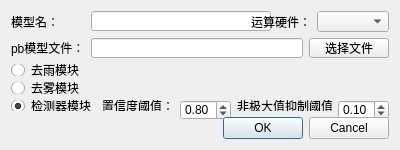
<?xml version="1.0" encoding="UTF-8"?>
<ui version="4.0">
 <class>DetectorAddClass</class>
 <widget class="QDialog" name="DetectorAddClass">
  <property name="geometry">
   <rect>
    <x>0</x>
    <y>0</y>
    <width>400</width>
    <height>150</height>
   </rect>
  </property>
  <property name="minimumSize">
   <size>
    <width>400</width>
    <height>150</height>
   </size>
  </property>
  <property name="maximumSize">
   <size>
    <width>400</width>
    <height>150</height>
   </size>
  </property>
  <property name="windowTitle">
   <string>添加检测器</string>
  </property>
  <property name="modal">
   <bool>true</bool>
  </property>
  <layout class="QVBoxLayout" name="verticalLayout">
   <item>
    <layout class="QHBoxLayout" name="horizontalLayout_4">
     <item>
      <layout class="QVBoxLayout" name="verticalLayout_2">
       <item>
        <widget class="QLabel" name="label_2">
         <property name="sizePolicy">
          <sizepolicy hsizetype="Preferred" vsizetype="Preferred">
           <horstretch>0</horstretch>
           <verstretch>0</verstretch>
          </sizepolicy>
         </property>
         <property name="text">
          <string>模型名：</string>
         </property>
        </widget>
       </item>
       <item>
        <widget class="QLabel" name="label">
         <property name="sizePolicy">
          <sizepolicy hsizetype="Preferred" vsizetype="Preferred">
           <horstretch>0</horstretch>
           <verstretch>0</verstretch>
          </sizepolicy>
         </property>
         <property name="text">
          <string>pb模型文件：</string>
         </property>
        </widget>
       </item>
      </layout>
     </item>
     <item>
      <layout class="QVBoxLayout" name="verticalLayout_3">
       <item>
        <layout class="QHBoxLayout" name="horizontalLayout_3">
         <item>
          <widget class="QLineEdit" name="le_name">
           <property name="sizePolicy">
            <sizepolicy hsizetype="Expanding" vsizetype="Preferred">
             <horstretch>0</horstretch>
             <verstretch>0</verstretch>
            </sizepolicy>
           </property>
           <property name="minimumSize">
            <size>
             <width>180</width>
             <height>20</height>
            </size>
           </property>
           <property name="maximumSize">
            <size>
             <width>180</width>
             <height>20</height>
            </size>
           </property>
          </widget>
         </item>
         <item>
          <widget class="QLabel" name="label_5">
           <property name="maximumSize">
            <size>
             <width>67</width>
             <height>16777215</height>
            </size>
           </property>
           <property name="text">
            <string>运算硬件：</string>
           </property>
           <property name="textFormat">
            <enum>Qt::AutoText</enum>
           </property>
           <property name="alignment">
            <set>Qt::AlignLeading|Qt::AlignLeft|Qt::AlignVCenter</set>
           </property>
          </widget>
         </item>
         <item>
          <widget class="QComboBox" name="le_device">
           <property name="maxVisibleItems">
            <number>30</number>
           </property>
           <property name="iconSize">
            <size>
             <width>12</width>
             <height>12</height>
            </size>
           </property>
           <property name="duplicatesEnabled">
            <bool>false</bool>
           </property>
           <property name="frame">
            <bool>true</bool>
           </property>
          </widget>
         </item>
        </layout>
       </item>
       <item>
        <layout class="QHBoxLayout" name="horizontalLayout_2">
         <item>
          <widget class="QLineEdit" name="le_pbPath">
           <property name="sizePolicy">
            <sizepolicy hsizetype="Expanding" vsizetype="Preferred">
             <horstretch>0</horstretch>
             <verstretch>0</verstretch>
            </sizepolicy>
           </property>
           <property name="maximumSize">
            <size>
             <width>16777215</width>
             <height>20</height>
            </size>
           </property>
          </widget>
         </item>
         <item>
          <widget class="QPushButton" name="pb_select">
           <property name="sizePolicy">
            <sizepolicy hsizetype="Minimum" vsizetype="Minimum">
             <horstretch>0</horstretch>
             <verstretch>0</verstretch>
            </sizepolicy>
           </property>
           <property name="maximumSize">
            <size>
             <width>16777215</width>
             <height>20</height>
            </size>
           </property>
           <property name="text">
            <string>选择文件</string>
           </property>
          </widget>
         </item>
        </layout>
       </item>
       <item>
        <layout class="QHBoxLayout" name="horizontalLayout"/>
       </item>
      </layout>
     </item>
    </layout>
   </item>
   <item>
    <layout class="QVBoxLayout" name="verticalLayout_4">
     <item>
      <widget class="QRadioButton" name="radioButton">
       <property name="text">
        <string>去雨模块</string>
       </property>
      </widget>
     </item>
     <item>
      <widget class="QRadioButton" name="dehaze_select">
       <property name="text">
        <string>去雾模块</string>
       </property>
       <property name="checked">
        <bool>false</bool>
       </property>
      </widget>
     </item>
     <item>
      <layout class="QHBoxLayout" name="horizontalLayout_5">
       <item>
        <widget class="QRadioButton" name="detector_select">
         <property name="text">
          <string>检测器模块</string>
         </property>
         <property name="checked">
          <bool>true</bool>
         </property>
        </widget>
       </item>
       <item>
        <widget class="QLabel" name="label_3">
         <property name="sizePolicy">
          <sizepolicy hsizetype="Preferred" vsizetype="Preferred">
           <horstretch>0</horstretch>
           <verstretch>0</verstretch>
          </sizepolicy>
         </property>
         <property name="text">
          <string>置信度阈值：</string>
         </property>
        </widget>
       </item>
       <item>
        <widget class="QDoubleSpinBox" name="dsb_confidence">
         <property name="sizePolicy">
          <sizepolicy hsizetype="Minimum" vsizetype="Preferred">
           <horstretch>0</horstretch>
           <verstretch>0</verstretch>
          </sizepolicy>
         </property>
         <property name="minimumSize">
          <size>
           <width>0</width>
           <height>20</height>
          </size>
         </property>
         <property name="maximumSize">
          <size>
           <width>16777215</width>
           <height>20</height>
          </size>
         </property>
         <property name="maximum">
          <double>1.000000000000000</double>
         </property>
         <property name="singleStep">
          <double>0.010000000000000</double>
         </property>
         <property name="value">
          <double>0.800000000000000</double>
         </property>
        </widget>
       </item>
       <item>
        <widget class="QLabel" name="label_4">
         <property name="sizePolicy">
          <sizepolicy hsizetype="Preferred" vsizetype="Preferred">
           <horstretch>0</horstretch>
           <verstretch>0</verstretch>
          </sizepolicy>
         </property>
         <property name="text">
          <string>非极大值抑制阈值：</string>
         </property>
        </widget>
       </item>
       <item>
        <widget class="QDoubleSpinBox" name="dsb_NMS">
         <property name="sizePolicy">
          <sizepolicy hsizetype="Minimum" vsizetype="Preferred">
           <horstretch>0</horstretch>
           <verstretch>0</verstretch>
          </sizepolicy>
         </property>
         <property name="minimumSize">
          <size>
           <width>0</width>
           <height>20</height>
          </size>
         </property>
         <property name="maximumSize">
          <size>
           <width>16777215</width>
           <height>20</height>
          </size>
         </property>
         <property name="maximum">
          <double>1.000000000000000</double>
         </property>
         <property name="singleStep">
          <double>0.010000000000000</double>
         </property>
         <property name="value">
          <double>0.100000000000000</double>
         </property>
        </widget>
       </item>
      </layout>
     </item>
    </layout>
   </item>
   <item>
    <widget class="QDialogButtonBox" name="buttonBox">
     <property name="standardButtons">
      <set>QDialogButtonBox::Cancel|QDialogButtonBox::Ok</set>
     </property>
    </widget>
   </item>
  </layout>
 </widget>
 <resources/>
 <connections>
  <connection>
   <sender>buttonBox</sender>
   <signal>accepted()</signal>
   <receiver>DetectorAddClass</receiver>
   <slot>accept()</slot>
   <hints>
    <hint type="sourcelabel">
     <x>199</x>
     <y>115</y>
    </hint>
    <hint type="destinationlabel">
     <x>199</x>
     <y>64</y>
    </hint>
   </hints>
  </connection>
  <connection>
   <sender>buttonBox</sender>
   <signal>rejected()</signal>
   <receiver>DetectorAddClass</receiver>
   <slot>reject()</slot>
   <hints>
    <hint type="sourcelabel">
     <x>199</x>
     <y>115</y>
    </hint>
    <hint type="destinationlabel">
     <x>199</x>
     <y>64</y>
    </hint>
   </hints>
  </connection>
  <connection>
   <sender>detector_select</sender>
   <signal>toggled(bool)</signal>
   <receiver>dsb_confidence</receiver>
   <slot>setEnabled(bool)</slot>
   <hints>
    <hint type="sourcelabel">
     <x>31</x>
     <y>81</y>
    </hint>
    <hint type="destinationlabel">
     <x>166</x>
     <y>76</y>
    </hint>
   </hints>
  </connection>
  <connection>
   <sender>detector_select</sender>
   <signal>toggled(bool)</signal>
   <receiver>dsb_NMS</receiver>
   <slot>setEnabled(bool)</slot>
   <hints>
    <hint type="sourcelabel">
     <x>60</x>
     <y>76</y>
    </hint>
    <hint type="destinationlabel">
     <x>334</x>
     <y>76</y>
    </hint>
   </hints>
  </connection>
 </connections>
</ui>
